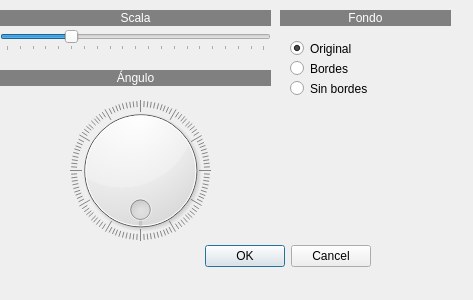
<?xml version="1.0" encoding="UTF-8"?>
<ui version="4.0">
 <class>Rotarangulo</class>
 <widget class="QDialog" name="Rotarangulo">
  <property name="geometry">
   <rect>
    <x>0</x>
    <y>0</y>
    <width>473</width>
    <height>300</height>
   </rect>
  </property>
  <property name="windowTitle">
   <string>Dialog</string>
  </property>
  <widget class="QDialogButtonBox" name="buttonBox">
   <property name="geometry">
    <rect>
     <x>30</x>
     <y>240</y>
     <width>341</width>
     <height>32</height>
    </rect>
   </property>
   <property name="orientation">
    <enum>Qt::Horizontal</enum>
   </property>
   <property name="standardButtons">
    <set>QDialogButtonBox::Cancel|QDialogButtonBox::Ok</set>
   </property>
  </widget>
  <widget class="QLabel" name="label_3">
   <property name="geometry">
    <rect>
     <x>280</x>
     <y>10</y>
     <width>171</width>
     <height>16</height>
    </rect>
   </property>
   <property name="styleSheet">
    <string notr="true">background-color: rgb(128, 128, 128);
color: rgb(255, 255, 255);</string>
   </property>
   <property name="text">
    <string>Fondo</string>
   </property>
   <property name="alignment">
    <set>Qt::AlignCenter</set>
   </property>
  </widget>
  <widget class="QSlider" name="horizontalSlider">
   <property name="geometry">
    <rect>
     <x>0</x>
     <y>30</y>
     <width>271</width>
     <height>21</height>
    </rect>
   </property>
   <property name="minimum">
    <number>1</number>
   </property>
   <property name="maximum">
    <number>400</number>
   </property>
   <property name="value">
    <number>100</number>
   </property>
   <property name="orientation">
    <enum>Qt::Horizontal</enum>
   </property>
   <property name="tickPosition">
    <enum>QSlider::TicksBelow</enum>
   </property>
   <property name="tickInterval">
    <number>20</number>
   </property>
  </widget>
  <widget class="QRadioButton" name="radioButton_2">
   <property name="geometry">
    <rect>
     <x>290</x>
     <y>60</y>
     <width>82</width>
     <height>17</height>
    </rect>
   </property>
   <property name="text">
    <string>Bordes</string>
   </property>
  </widget>
  <widget class="QLabel" name="label_2">
   <property name="geometry">
    <rect>
     <x>0</x>
     <y>70</y>
     <width>271</width>
     <height>16</height>
    </rect>
   </property>
   <property name="styleSheet">
    <string notr="true">background-color: rgb(128, 128, 128);
color: rgb(255, 255, 255);</string>
   </property>
   <property name="text">
    <string>Ángulo</string>
   </property>
   <property name="alignment">
    <set>Qt::AlignCenter</set>
   </property>
  </widget>
  <widget class="QRadioButton" name="radioButton">
   <property name="geometry">
    <rect>
     <x>290</x>
     <y>40</y>
     <width>82</width>
     <height>17</height>
    </rect>
   </property>
   <property name="text">
    <string>Original</string>
   </property>
   <property name="checked">
    <bool>true</bool>
   </property>
  </widget>
  <widget class="QRadioButton" name="radioButton_3">
   <property name="geometry">
    <rect>
     <x>290</x>
     <y>80</y>
     <width>82</width>
     <height>17</height>
    </rect>
   </property>
   <property name="text">
    <string>Sin bordes</string>
   </property>
  </widget>
  <widget class="QLabel" name="label">
   <property name="geometry">
    <rect>
     <x>0</x>
     <y>10</y>
     <width>271</width>
     <height>16</height>
    </rect>
   </property>
   <property name="styleSheet">
    <string notr="true">background-color: rgb(128, 128, 128);
color: rgb(255, 255, 255);</string>
   </property>
   <property name="text">
    <string>Scala</string>
   </property>
   <property name="alignment">
    <set>Qt::AlignCenter</set>
   </property>
  </widget>
  <widget class="QDial" name="dial">
   <property name="geometry">
    <rect>
     <x>60</x>
     <y>100</y>
     <width>161</width>
     <height>141</height>
    </rect>
   </property>
   <property name="layoutDirection">
    <enum>Qt::RightToLeft</enum>
   </property>
   <property name="maximum">
    <number>360</number>
   </property>
   <property name="wrapping">
    <bool>true</bool>
   </property>
   <property name="notchTarget">
    <double>3.000000000000000</double>
   </property>
   <property name="notchesVisible">
    <bool>true</bool>
   </property>
  </widget>
 </widget>
 <resources/>
 <connections>
  <connection>
   <sender>buttonBox</sender>
   <signal>accepted()</signal>
   <receiver>Rotarangulo</receiver>
   <slot>accept()</slot>
   <hints>
    <hint type="sourcelabel">
     <x>248</x>
     <y>254</y>
    </hint>
    <hint type="destinationlabel">
     <x>157</x>
     <y>274</y>
    </hint>
   </hints>
  </connection>
  <connection>
   <sender>buttonBox</sender>
   <signal>rejected()</signal>
   <receiver>Rotarangulo</receiver>
   <slot>reject()</slot>
   <hints>
    <hint type="sourcelabel">
     <x>316</x>
     <y>260</y>
    </hint>
    <hint type="destinationlabel">
     <x>286</x>
     <y>274</y>
    </hint>
   </hints>
  </connection>
 </connections>
</ui>
